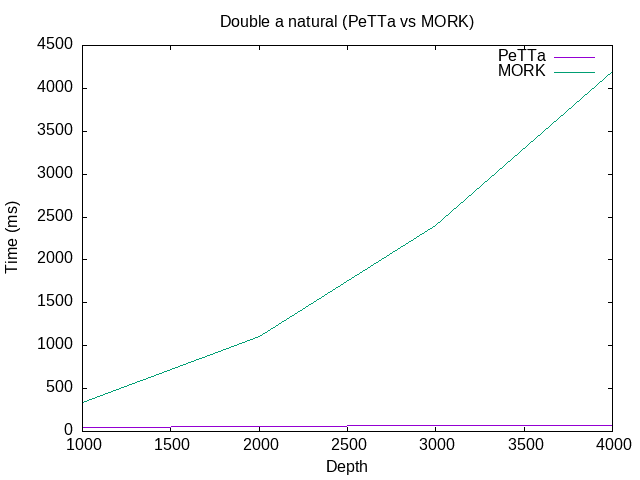

This chart was generated by the following gnuplot code:
set title "Double a natural (PeTTa vs MORK)"
unset multiplot
set style data lines
set term png
set xlabel "Depth"
set ylabel "Time (ms)"
set autoscale y
set output "double_fc.png"
set datafile separator ","
set datafile commentschars "d"
plot "double_fc.csv" using 1:2 t "PeTTa" with lines, \
     "double_fc.csv" using 1:3 t "MORK" with lines
